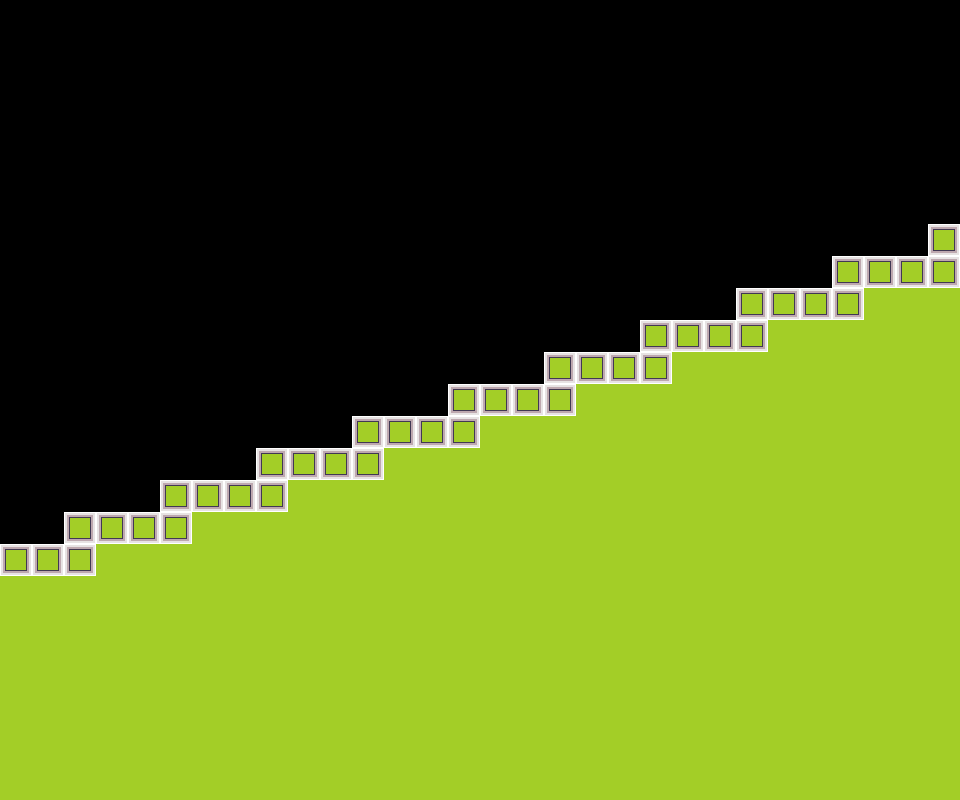

A 2D game scene composited from a Tiled map and its tileset images. What follows is a short description and the map's XML, with every tile layer's data as written:
An orthogonal 30x25 tile map with 32x32 px tiles, 1 tile layer (Tile Layer 1).

<map version="1.0" orientation="orthogonal" renderorder="left-down" width="30" height="25" tilewidth="32" tileheight="32" nextobjectid="1">
 <properties>
  <property name="MaxY" value="16" />
  <property name="RightExitMaxY" value="6" />
 </properties>
 <tileset firstgid="1" name="Tileset" tilewidth="32" tileheight="32">
  <image source="../TiledTileset.png" trans="ff00ff" width="320" height="160" />
 </tileset>
 <layer name="Tile Layer 1" width="30" height="25">
  <data encoding="csv">
0,0,0,0,0,0,0,0,0,0,0,0,0,0,0,0,0,0,0,0,0,0,0,0,0,0,0,0,0,0,
0,0,0,0,0,0,0,0,0,0,0,0,0,0,0,0,0,0,0,0,0,0,0,0,0,0,0,0,0,0,
0,0,0,0,0,0,0,0,0,0,0,0,0,0,0,0,0,0,0,0,0,0,0,0,0,0,0,0,0,0,
0,0,0,0,0,0,0,42,43,0,0,0,0,0,0,0,0,0,0,0,0,0,0,0,0,0,0,0,0,0,
0,0,0,0,0,0,0,41,44,0,0,0,0,0,0,0,0,0,0,0,0,0,0,0,0,0,0,0,0,0,
0,0,0,0,0,0,0,0,0,0,0,0,0,0,0,0,0,0,0,0,0,0,0,0,0,0,0,0,0,0,
0,0,0,0,0,0,0,0,0,0,0,0,0,0,0,0,0,0,0,0,0,0,0,0,0,0,0,0,0,0,
0,0,0,0,0,0,0,0,0,0,0,0,0,0,0,0,0,0,0,0,0,0,0,0,0,0,0,0,44,12,
0,0,0,0,0,0,0,0,0,0,0,0,0,0,0,0,0,0,0,0,0,0,0,0,0,44,12,12,12,12,
0,0,0,0,0,0,0,0,0,0,0,0,0,0,0,0,0,0,0,0,0,0,44,12,12,12,12,11,11,11,
0,0,0,0,0,0,0,0,0,0,0,0,0,0,0,0,0,0,0,44,12,12,12,12,11,11,11,11,11,11,
0,0,0,0,0,0,0,0,0,0,0,0,0,0,0,0,44,12,12,12,12,11,11,11,11,11,11,11,11,11,
0,0,0,0,0,0,0,0,0,0,0,0,0,44,12,12,12,12,11,11,11,11,11,11,11,11,11,11,11,11,
0,0,0,0,0,0,0,0,0,0,44,12,12,12,12,11,11,11,11,11,11,11,11,11,11,11,11,11,11,11,
0,0,0,0,0,0,0,44,12,12,12,12,11,11,11,11,11,11,11,11,11,11,11,11,11,11,11,11,11,11,
0,0,0,0,44,12,12,12,12,11,11,11,11,11,11,11,11,11,11,11,11,11,11,11,11,11,11,11,11,11,
0,44,12,12,12,12,11,11,11,11,11,11,11,11,11,11,11,11,11,11,11,11,11,11,11,11,11,11,11,11,
12,12,12,11,11,11,11,11,11,11,11,11,11,11,11,11,11,11,11,11,11,11,11,11,11,11,11,11,11,11,
11,11,11,11,11,11,11,11,11,11,11,11,11,11,11,11,11,11,11,11,11,11,11,11,11,11,11,11,11,11,
11,11,11,11,11,11,11,11,11,11,11,11,11,11,11,11,11,11,11,11,11,11,11,11,11,11,11,11,11,11,
11,11,11,11,11,11,11,11,11,11,11,11,11,11,11,11,11,11,11,11,11,11,11,11,11,11,11,11,11,11,
11,11,11,11,11,11,11,11,11,11,11,11,11,11,11,11,11,11,11,11,11,11,11,11,11,11,11,11,11,11,
11,11,11,11,11,11,11,11,11,11,11,11,11,11,11,11,11,11,11,11,11,11,11,11,11,11,11,11,11,11,
11,11,11,11,11,11,11,11,11,11,11,11,11,11,11,11,11,11,11,11,11,11,11,11,11,11,11,11,11,11,
11,11,11,11,11,11,11,11,11,11,11,11,11,11,11,11,11,11,11,11,11,11,11,11,11,11,11,11,11,11
</data>
 </layer>
</map>
